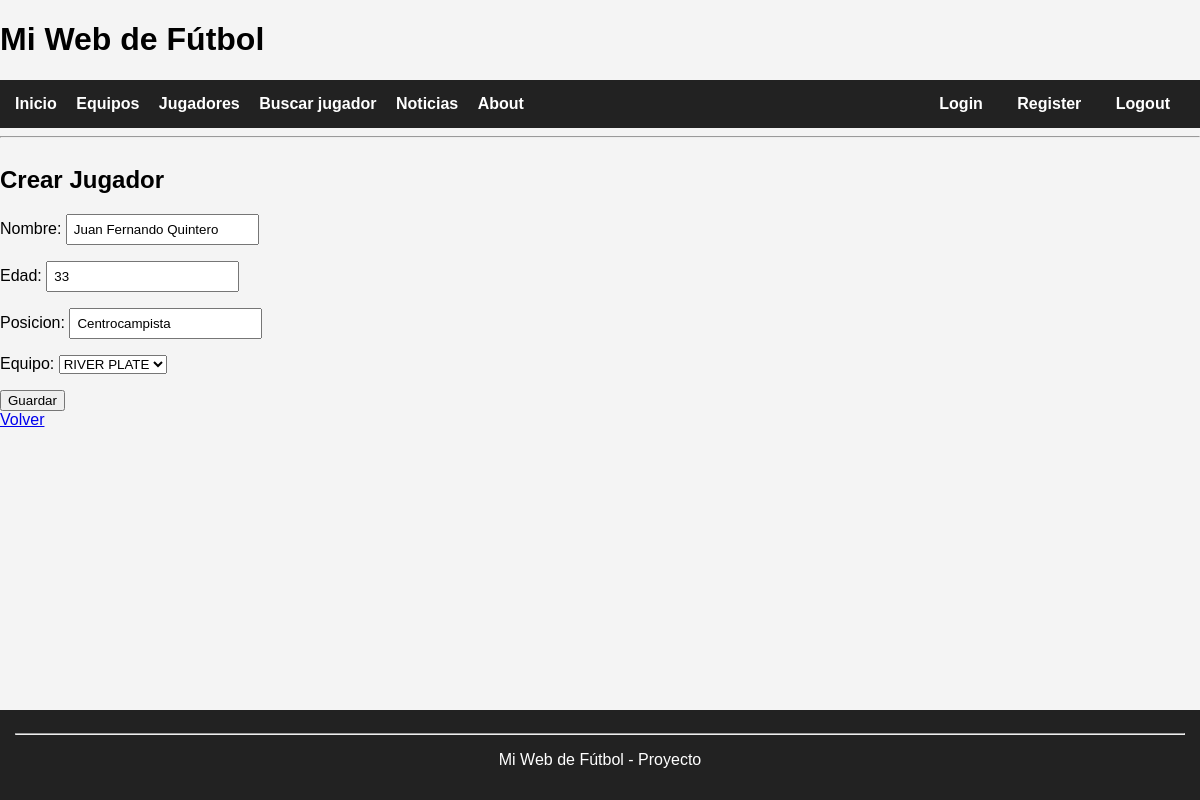
/jugadores/editar/1/, run on the app's committed database.
### futbol/models.py (models this page shows, shortened)
class Jugador(models.Model):
    nombre = models.CharField(max_length=100)
    edad = models.IntegerField()
    posicion = models.CharField(max_length=50)
    equipo = models.ForeignKey(Equipo, on_delete=models.CASCADE)
    class Meta:
        verbose_name = "Jugador"
        verbose_name_plural = "Jugadores"

class Equipo(models.Model):
    nombre = models.CharField(max_length=100)
    pais = models.CharField(max_length=100)
    fundacion = models.IntegerField()
    def __str__(self):
        return self.nombre
    class Meta:
        verbose_name = "Equipo"
        verbose_name_plural = "Equipos"

### futbol/views.py (the view)
# urls.py: path('jugadores/editar/<int:id>/', views.editar_jugador, name='editar_jugador'),
def editar_jugador(request, id):
    jugador = get_object_or_404(Jugador, id=id)
    if request.method == 'POST':
        form = JugadorForm(request.POST, instance=jugador)
        if form.is_valid():
            form.save()
            return redirect('jugadores')
    else:
        form = JugadorForm(instance=jugador)
    return render(request, 'futbol/crear_jugador.html', {'form': form})

### futbol/forms.py
class JugadorForm(forms.ModelForm):
    class Meta:
        model = Jugador
        fields = '__all__'

### futbol/templates/futbol/crear_jugador.html (shortened to what this page needs)
{% extends 'futbol/base.html' %}
{% block content %}
<h2>Crear Jugador</h2>
<form method="post">
    {{ form.as_p }}
    <button type="submit">Guardar</button>
</form>
<a href="{% url 'jugadores' %}">Volver</a>
{% endblock %}

### futbol/templates/futbol/base.html (style rules this page uses)
body { font-family: Arial; margin:0; background:#f4f4f4; min-height:100vh; display:flex; flex-direction:column; }
input { padding:6px; margin-right:5px; }

### data on the page
Jugador: nombre "Juan Fernando Quintero", edad "33", posicion "Centrocampista", equipo "RIVER PLATE"
